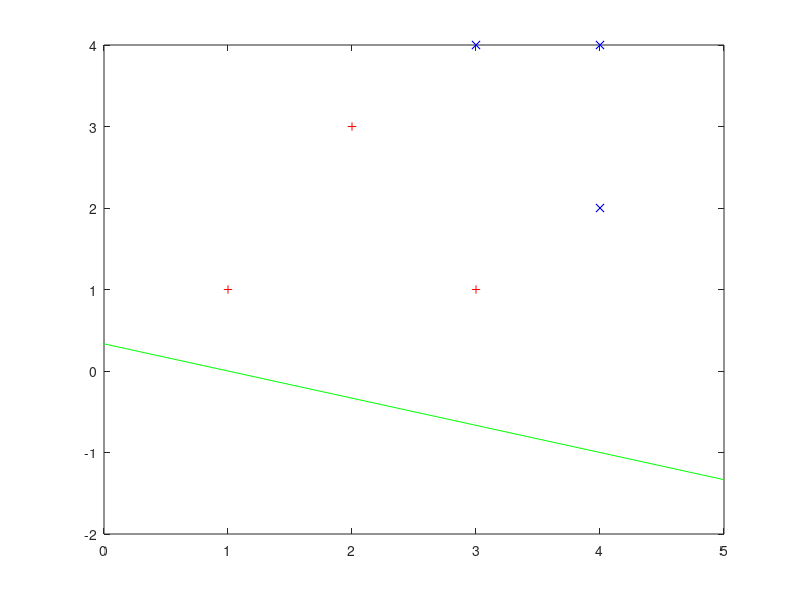

Source code (MATLAB): (Note: this script raises an error after producing the figure.)
%% 

p=[1 3 -1];
xpos=[1 2 3; 1 3 1];
xneg=[3 4 4; 4 2 4];
x=[xpos xneg];
perm=[1 4 6 2 3 5];
x=x(:,perm)
c=[ones(1,3) zeros(1,3)];
c=c(perm)
xr=0:5;
%manually initialized perceptron
%training positive inputs, desired output 1
%training negative inputs, desired output 0
%permute the training smaples
%permute also the desired outputs
%plot the samples and the separating
%hyperplane of the perceptron
figure;
plot(xpos(1,:),xpos(2,:),'+r',xneg(1,:),xneg(2,:),'xb',xr,-(p(1)*xr+p(3))/p(2),'g');
[pn, num_epochs]=perc_learn(p,x,c,0.5,100);  %learn the perceptron and depict the result
figure;
plot(xpos(1,:),xpos(2,:),'+r',xneg(1,:),xneg(2,:),'xb',xr,-(pn(1)*xr+pn(3))/pn(2),'g');

fprintf('Minimum epochs: %d\n', num_epochs);

%% three points almost inseparable 

p=[0 2 -1];
xpos=[0 0; 0 100];
xneg=[0.01; 50];
x=[xpos xneg];
perm=[1 2 3];
x=x(:,perm)
c=[ones(1,2) 0];
c=c(perm)
xr=0:5;
%manually initialized perceptron
%training positive inputs, desired output 1
%training negative inputs, desired output 0
%permute the training smaples
%permute also the desired outputs
%plot the samples and the separating
%hyperplane of the perceptron
figure;
plot(xpos(1,:),xpos(2,:),'+r',xneg(1,:),xneg(2,:),'xb',xr,-(p(1)*xr+p(3))/p(2),'g');
[pn, num_epochs]=perc_learn(p,x,c,0.5,1000000);  %learn the perceptron and depict the result
figure;
plot(xpos(1,:),xpos(2,:),'+r',xneg(1,:),xneg(2,:),'xb',xr,-(pn(1)*xr+pn(3))/pn(2),'g');

fprintf('Minimum epochs: %d\n', num_epochs);